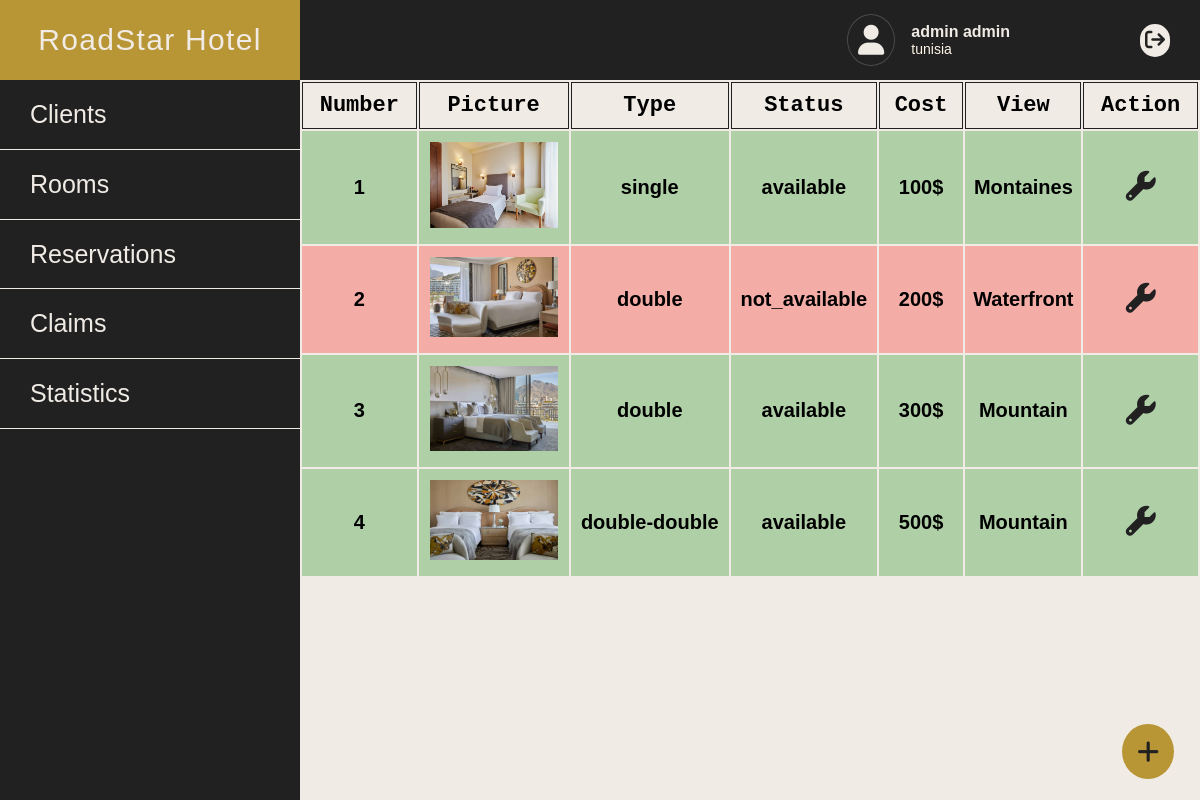
Page /admin_account/rooms (signed in) on the earlier database version.
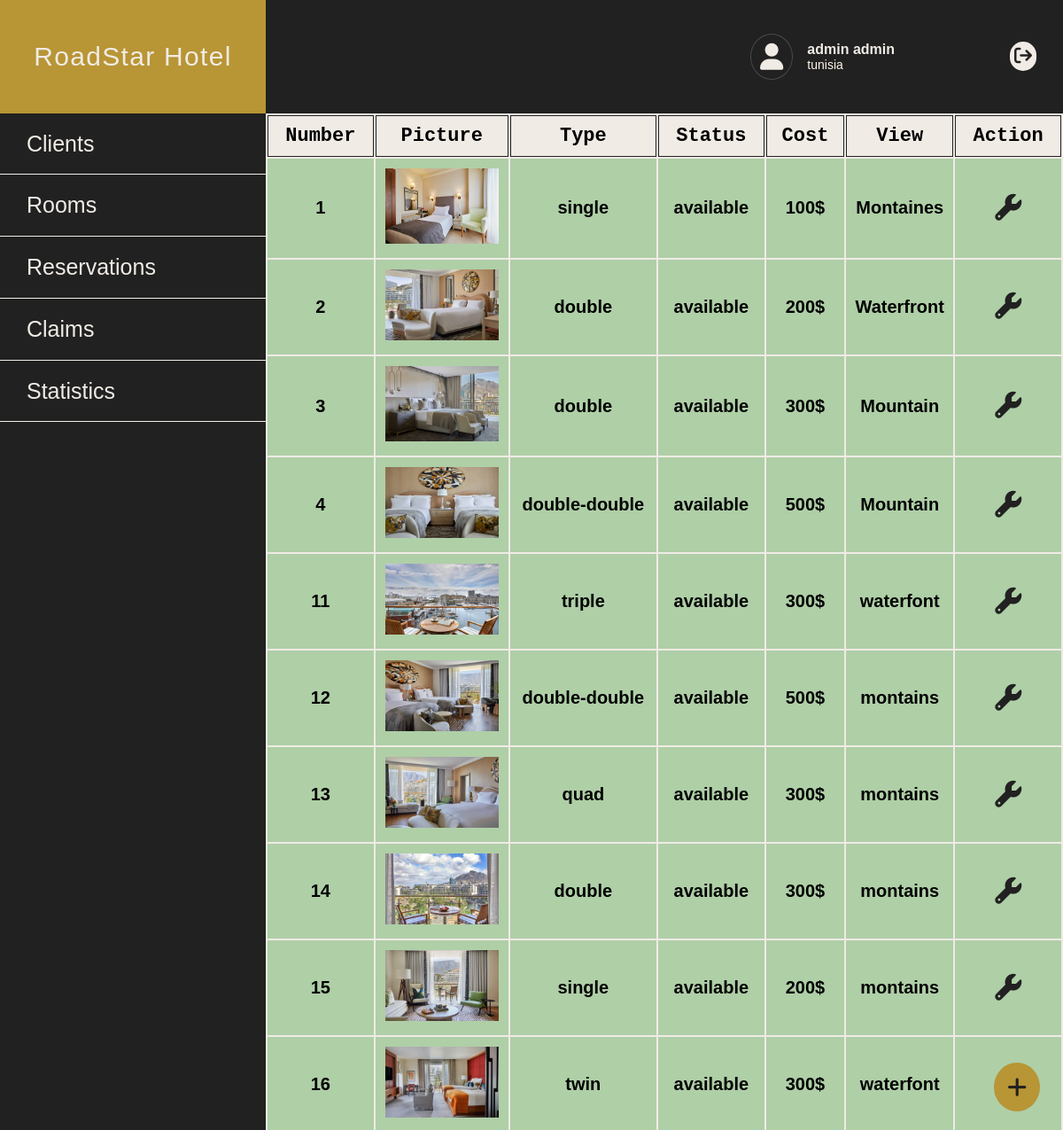
Same page on the later database version.
### tables this page shows
CREATE TABLE IF NOT EXISTS `room` (
  `room_nb` int NOT NULL AUTO_INCREMENT,
  `room_type` varchar(100) NOT NULL,
  `status` varchar(100) NOT NULL,
  `cost_per_night` int NOT NULL,
  `view` varchar(100) NOT NULL,
  `occupancy` int NOT NULL,
  PRIMARY KEY (`room_nb`),
  KEY `room_type` (`room_type`)
);

### app/controllers/Admin_account.php (called while the page is built, shortened)
<?php
class Admin_account extends Controller{
    public function __construct(){
        $this->roomModel = $this->model('room');
    }
    public function rooms(){
        $room=$this->roomModel->findAllRooms();
        $data=[
            'room' => $room
        ];
        $this->view('admin_account/rooms',$data);
    }
    }

### app/libraries/Core.php (called while the page is built, shortened)
<?php
class Core{
    protected $currentMethod = 'main';
    public function __construct(){
        $url = $this->getUrl();
        if(file_exists('../app/controllers/' . ucwords($url[0]). '.php')){
            unset($url[0]);
        }
        $this->currentController = new $this->currentController;
        if(isset($url[1])){
            if(method_exists($this->currentController, $url[1])){
              $this->currentMethod = $url[1];
              unset($url[1]);
            }
        }
        $this->params = $url ? array_values($url) : [];
        call_user_func_array([$this->currentController, $this->currentMethod], $this->params);
    }
    public function getUrl(){
        if(isset($_GET['url'])){
          $url = rtrim($_GET['url'], '/');
          $url = filter_var($url, FILTER_SANITIZE_URL);
          $url = explode('/', $url);
          return $url;
        }
      }
}

### app/require.php (called while the page is built, shortened)
<?php
require_once 'libraries/Core.php';
require_once 'libraries/Controller.php';
require_once 'libraries/Database.php';
$init = new Core();

### public/index.php (called while the page is built)
<?php
require_once '../app/require.php';

### app/libraries/Database.php (called while the page is built, shortened)
<?php
    class Database{
        private $dbHost = DB_HOST;
        private $dbUser = DB_USER;
        private $dbPass = DB_PASS;
        private $dbName = DB_NAME;
        private $statement;
        private $dbHandler;
        public function __construct(){
            $conn = 'mysql:host=' . $this->dbHost . ';dbname=' . $this->dbName;
            $options = array(
                PDO::ATTR_PERSISTENT => true,
                PDO::ATTR_ERRMODE => PDO::ERRMODE_EXCEPTION
            );
            try {
                $this->dbHandler = new PDO($conn, $this->dbUser, $this->dbPass, $options);
            } catch (PDOException $e) {
                $this->error = $e->getMessage();
                echo $this->error;
            }
        }
        public function query($sql) {
            $this->statement = $this->dbHandler->prepare($sql);
        }
        public function execute() {
            return $this->statement->execute();
        }
        public function resultSet() {
            $this->execute();
            return $this->statement->fetchAll(PDO::FETCH_OBJ);
        }
    }

### app/models/Room.php (called while the page is built, shortened)
<?php
    class Room{
        private $db;
        public function __construct(){
            $this->db=new Database();
        }
        public function findAllRooms(){
            $this->db->query('select * from room');
            $results = $this->db->resultSet();
            return $results;
        }
    }

### app/views/admin_account/rooms.php (the view, shortened to what this page needs)
<!DOCTYPE html>
<html lang="en">
    <link rel="stylesheet" href="<?php echo URLROOT ?>/public/css/all.min.css">
    <link rel="stylesheet" href="<?php echo URLROOT ?>/public/css/normalize.css">
    <link rel="stylesheet" href="<?php echo URLROOT ?>/public/css/client-dashbord-style.css">
    <link rel="stylesheet" href="<?php echo URLROOT ?>/public/css/admin-dashbord-rooms-style.css">
<body>
<?php
    include "admin_dashbord.php";
?>
<div class="rooms">
    <table >
            <thead>
                <tr>
                    <th> Number</th>
                    <th class="picture"> Picture</th>
                    <th> Type</th>
                    <th>Status</th>
                    <th>Cost</th>
                    <th>View</th>
                    <th>Action</th>
                </tr>
            </thead>
            <tbody>
                <?php foreach($data['room'] as $room) : ?>
                    <tr class="<?php echo $room->status?>">
                        <td><?php echo $room->room_nb?></td>
                        <td > <img src="<?php echo URLROOT ?>/public/images/roomImages/room<?php echo $room->room_nb?>/room<?php echo $room->room_nb?>.jpg" alt="room image"></td>
                        <td><?php echo $room->room_type?></td>
                        <td><?php echo $room->status?></td>
                        <td><?php echo $room->cost_per_night?>$</td>
                        <td><?php echo $room->view?></td>
                        <td><a href="<?php echo URLROOT."/admin_account/update_room/" .$room->room_nb?>"><i class="fa-solid fa-wrench"></i></a></td>
                    </tr>
                <?php endforeach; ?>
            </tbody>
    </table>
    </div>
    <button class="settings" >
       <a href="<?php echo URLROOT."/admin_account/add_room"?>"><i class="fa-solid fa-plus"></i></a>
    </button>
</body>
</html>

### app/libraries/Controller.php (shortened to what this page needs)
<?php
    class Controller{
        public function view($view,$data = []){
            if(file_exists('../app/views/'.$view.'.php')){
                require_once '../app/views/'.$view.'.php';
            }else{
                die("view mathamech.");
            }
        }
    }

### app/views/admin_account/admin_dashbord.php (shortened to what this page needs)
<!DOCTYPE html>
<html lang="en">
<head>
    <link rel="stylesheet" href="<?php echo URLROOT ?>/public/css/all.min.css">
    <link rel="stylesheet" href="<?php echo URLROOT ?>/public/css/normalize.css">
    <link rel="stylesheet" href="<?php echo URLROOT ?>/public/css/client-dashbord-style.css">
</head>
<body>
    <header>
        <div class="left-column">
            <a href="<?php echo URLROOT ?>/pages/main" class="logo">RoadStar Hotel</a>
        </div>
        <div class="right-column">
            <div class="profil-content">
                <div class="profil-picture">
                    <button class="picture" >
                        <i class="fa-solid fa-user"></i>
                    </button>
                </div>
                <div class="information">
                    <div class="name"><?php echo $_SESSION["user_fname"]." ".$_SESSION["user_lname"] ;?></div>
                    <div class="country"><?php echo $_SESSION['country'] ?></div>
                </div>
            </div>
            <a href="<?php echo URLROOT ?>/users/logout" class="log-out"><i class="fa-solid fa-arrow-right-from-bracket"></i></a>
        </div>
    </header>
        <aside>
                <div class="button-aside"><a href="<?php echo URLROOT ?>/admin_account/clients"  class="button-aside-content">Clients</a></div>
                <div class="button-aside"><a href="<?php echo URLROOT ?>/admin_account/rooms"  class="button-aside-content">Rooms</a></div>
                <div class="button-aside"><a href="<?php echo URLROOT ?>/admin_account/reservations" class="button-aside-content">Reservations</a></div>
                <div class="button-aside"><a href="<?php echo URLROOT ?>/admin_account/claims" class="button-aside-content">Claims</a></div>
                <div class="button-aside"><a href="<?php echo URLROOT ?>/admin_account/statistics" class="button-aside-content">Statistics</a></div>
            </aside>
</body>
</html>

### public/css/client-dashbord-style.css (style rules this page uses)
:root { --primary-color: #4a4a49; --secondary-color: #b89535; --prim-background-color: #f0ebe5; --sec-background-color: #212121; --third-background-color: rgb(253, 244, 230); --margin-between-sections: 50px; --main-padding: 30px; --main-duration: 0.5s; --main-letter-spacing-for-paragraphs: 1.3px; --intern-margin: 30px; --arrow-margin: 20px; }
* { box-sizing: border-box; margin: 0px; scroll-behavior: smooth; }
body { font-family: Arial, Helvetica, sans-serif; }
header { display: flex; background-color: var(--sec-background-color); width: 100vw; justify-content: space-between; height: 10vh; }
header .left-column { width: max(20vw,300px); display: flex; justify-content: center; align-items: center; background-color: var(--secondary-color); }
header .left-column a { text-decoration: none; color: var(--prim-background-color); font-family:Impact, Haettenschweiler, 'Arial Narrow Bold', sans-serif; letter-spacing: var(--main-letter-spacing-for-paragraphs); font-size: 30px; animation: scaling 2s ease infinite ; -webkit-animation: scaling 2s ease infinite ; padding: 20px 10px; }
header .right-column { width: fit-content; padding-right: var(--main-padding); display: flex; flex-direction: row; align-items: center; }
header .right-column .profil-content { display: flex; margin-right: 10vw; }
header .profil-content button { display: block; cursor: pointer; background-color: transparent; border: transparent; }
header .profil-picture { display: flex; align-items: center; }
header .profil-picture .picture i { font-size: 30px; border: 1px solid var(--primary-color); border-radius: 50%; -webkit-border-radius: 50%; -moz-border-radius: 50%; -ms-border-radius: 50%; -o-border-radius: 50%; padding: 10px; display: block; color: var(--prim-background-color); }
header .profil-picture i { display: block; color: var(--prim-background-color); }
header .information { display: flex; justify-content: center; flex-wrap: wrap; flex-direction: column; margin: 0 10px; }
header .information .name { color: var(--prim-background-color); font-weight: bold; font-size: 16px; }
header .information .country { font-size: 14px; color: var(--third-background-color); }
header .log-out { display: block; background-color: var(--prim-background-color); border: 0px; border-radius:20px; -webkit-border-radius:20px; -moz-border-radius:20px; -ms-border-radius:20px; -o-border-radius:20px; font-size: 20px; color: var(--sec-background-color); padding: 5px; font-weight: bold; transition: var(--main-duration); -webkit-transition: var(--main-duration); -moz-transition: var(--main-duration); -ms-transition: var(--main-duration); -o-transition: var(--main-duration); cursor: pointer; }
aside { background-color: var(--sec-background-color); width: max(20vw,300px); height: 90vh; }
aside .button-aside { display: flex; padding:20px 30px; border-bottom: 1px solid var(--prim-background-color); width: 100%; align-items: center; }
aside .button-aside a.button-aside-content , aside .button-aside a.child-button-aside-content { border: 0px; color: var(--prim-background-color); font-size: 25px; transition: var(--main-duration); -webkit-transition: var(--main-duration); -moz-transition: var(--main-duration); -ms-transition: var(--main-duration); -o-transition: var(--main-duration); background-color: transparent; cursor: pointer; text-decoration: none; }
button.settings { cursor: pointer; position: absolute; bottom: 20px; right: 20px; border: 0; background-color: transparent; z-index: 99999; }
.settings i { display: block; font-size: 25px; color: var(--sec-background-color); background-color: var(--secondary-color); padding: 15px; border-radius: 50%; -webkit-border-radius: 50%; -moz-border-radius: 50%; -ms-border-radius: 50%; -o-border-radius: 50%; animation:turning 2s linear infinite ; -webkit-animation:turning 2s linear infinite ; }

Differences in the rows shown:
changed room "Waterfront": status "not_available" → "available"
added room: room_nb "11", shows a picture, room_type "triple", status "available", cost_per_night "300", view "waterfont"
added room: room_nb "12", shows a picture, room_type "double-double", status "available", cost_per_night "500", view "montains"
added room: room_nb "13", shows a picture, room_type "quad", status "available", cost_per_night "300", view "montains"
added room: room_nb "14", shows a picture, room_type "double", status "available", cost_per_night "300", view "montains"
added room: room_nb "15", shows a picture, room_type "single", status "available", cost_per_night "200", view "montains"
added room: room_nb "16", shows a picture, room_type "twin", status "available", cost_per_night "300", view "waterfont"
